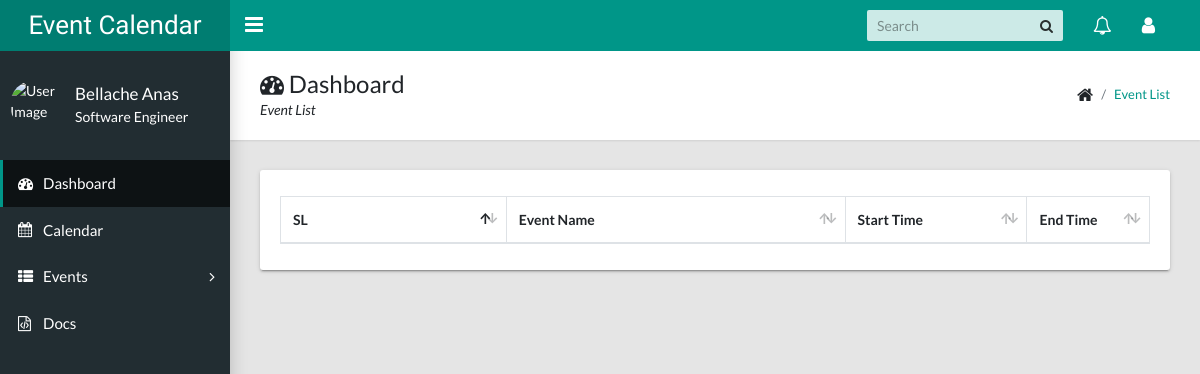
/all-event-list/ (signed in), run on an earlier commit of the app's database.
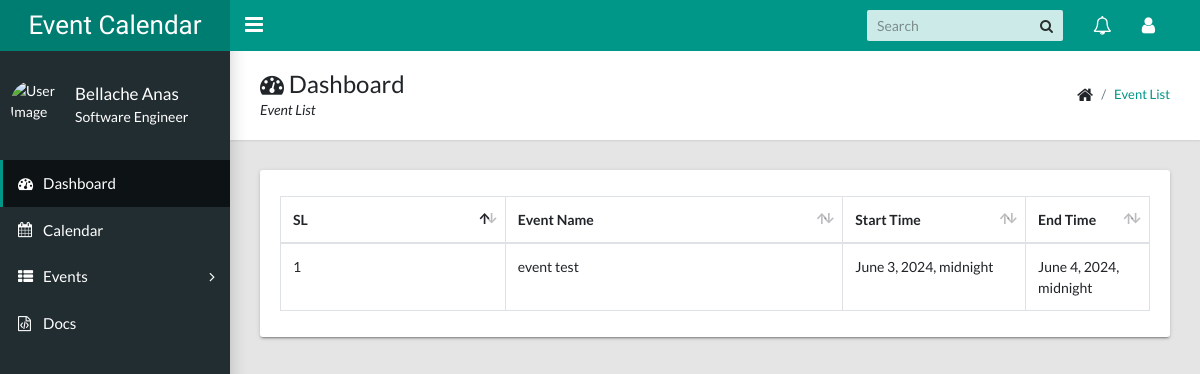
And on a later commit of the database.
### calendarapp/models/event.py (models this page shows, shortened)
class Event(EventAbstract):
    user = models.ForeignKey(User, on_delete=models.CASCADE, related_name="events")
    title = models.CharField(max_length=200)
    description = models.TextField()
    start_time = models.DateTimeField()
    end_time = models.DateTimeField()
    callback_number = models.CharField(max_length=20)
    account_number = models.CharField(max_length=20)
    objects = EventManager()

### calendarapp/views/event_list.py (the view)
# urls.py: path("all-event-list/", views.AllEventsListView.as_view(), name="all_events"),
class AllEventsListView(ListView):
    template_name = "calendarapp/events_list.html"
    model = Event
    def get_queryset(self):
        return Event.objects.get_all_events(user=self.request.user)

### calendarapp/models/event.py (called while the page is built)
    def get_all_events(self, user):
        events = Event.objects.filter(user=user, is_active=True, is_deleted=False)
        return events

### templates/calendarapp/events_list.html (shortened to what this page needs)
{% extends 'base/base.html' %}
{% load static %}
{% block breadcrumb %}
    <div>
        <h1><i class="fa fa-dashboard"></i> Dashboard</h1>
        <p>Event List</p>
    </div>
    <ul class="app-breadcrumb breadcrumb">
        <li class="breadcrumb-item"><i class="fa fa-home fa-lg"></i></li>
        <li class="breadcrumb-item"><a href="#">Event List</a></li>
    </ul>
{% endblock breadcrumb %}
{% block content %}
<div class="row">
    <div class="col-md-12">
        <div class="tile">
            <div class="tile-body">
                <div class="table-responsive">
                    <div id="sampleTable_wrapper" class="dataTables_wrapper container-fluid dt-bootstrap4 no-footer">
                        <div class="row">
                            <div class="col-sm-12">
                                <table class="table table-hover table-bordered dataTable no-footer" id="sampleTable" role="grid" aria-describedby="sampleTable_info">
                                    <thead>
                                        <tr role="row">
                                            <th class="sorting_asc" tabindex="0" aria-controls="sampleTable" rowspan="1" colspan="1" aria-sort="ascending" aria-label="Name: activate to sort column descending" style="width: 261.641px;">SL</th>
                                            <th class="sorting" tabindex="0" aria-controls="sampleTable" rowspan="1" colspan="1" aria-label="Position: activate to sort column ascending" style="width: 417.312px;">Event Name</th>
                                            <th class="sorting" tabindex="0" aria-controls="sampleTable" rowspan="1" colspan="1" aria-label="Office: activate to sort column ascending" style="width: 189.281px;">Start Time</th>
                                            <th class="sorting" tabindex="0" aria-controls="sampleTable" rowspan="1" colspan="1" aria-label="Age: activate to sort column ascending" style="width: 102.141px;">End Time</th>
                                        </tr>
                                    </thead>
                                    <tbody>
                                        {% for event in object_list %}
                                            <tr role="row" class="odd">
                                                <td class="sorting_1">{{ forloop.counter }}</td>
                                                <td>{{ event.title }}</td>
                                                <td>{{ event.start_time }}</td>
                                                <td>{{ event.end_time }}</td>
                                            </tr>
                                        {% endfor %}
                                    </tbody>
                                </table>
                            </div>
                        </div>
                    </div>
                </div>
            </div>
        </div>
    </div>
</div>
{% endblock content %}

What changed in the data, as far as the page shows it:
added Event: title "event test", start_time "June 3, 2024, midnight", end_time "June 4, 2024, midnight"
